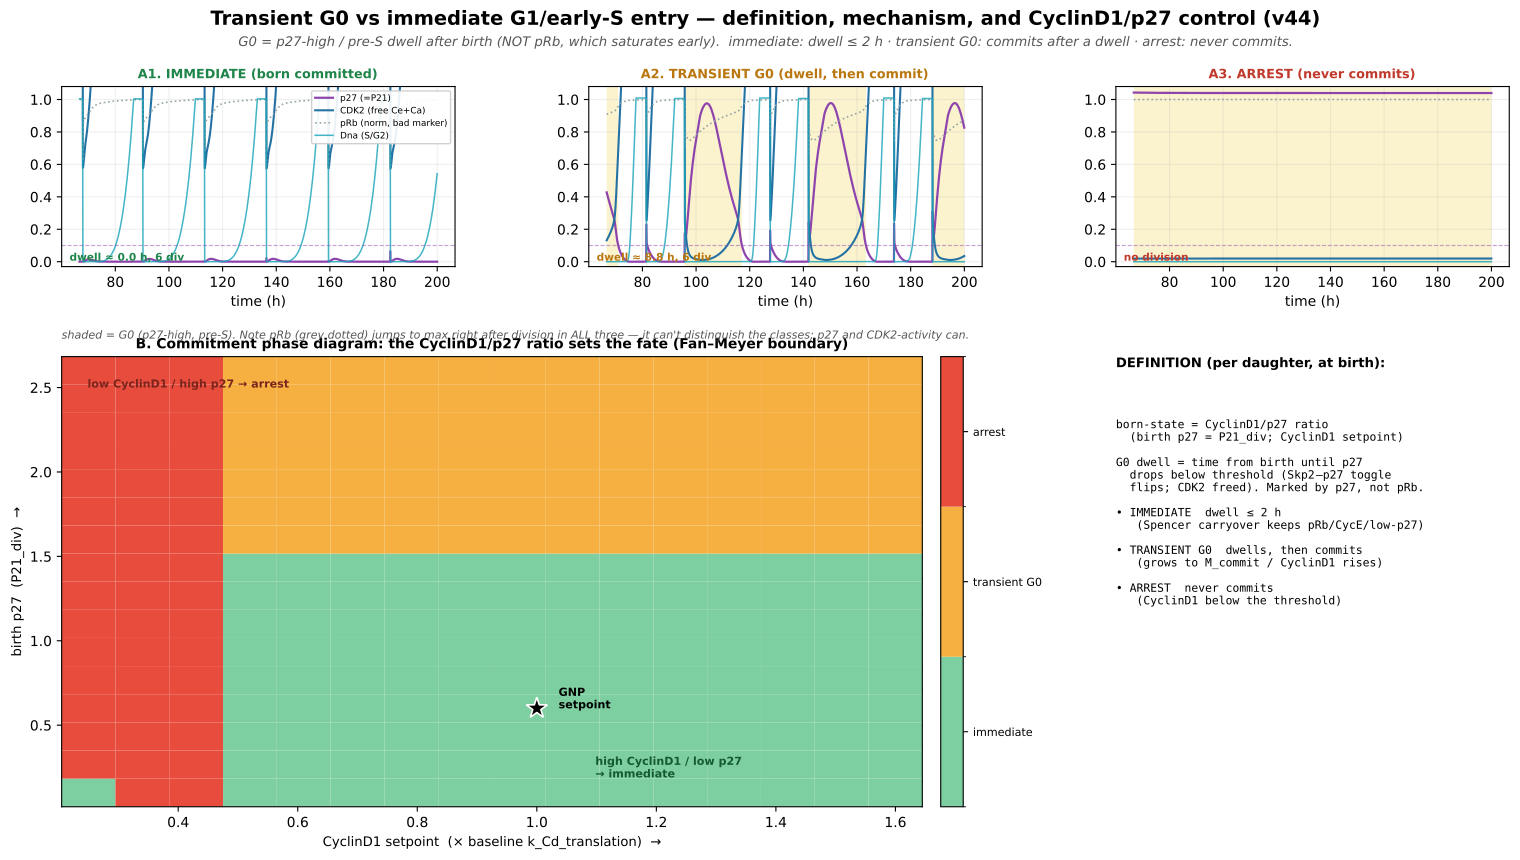

Here is the Python script that generated this plot:
"""Figure: DEFINING transient G0 vs immediate G1/early-S entry, and its CyclinD1/p27/CDKi control (v44).

Operational definition (per daughter, at each division E_div):
  * born-state = (CyclinD1 setpoint, birth p27 = P21_div) -> the CyclinD1/p27 ratio (Fan-Meyer).
  * G0 dwell  = time from birth until COMMITMENT = first time p27 (P21) drops below P27_THR (the
    Skp2-p27 toggle flips: E2f/Skp2 up, CDK2 freed). Marked by p27, NOT pRb (pRb saturates ~20min
    post-division, long before functional commitment).
  * IMMEDIATE G1/early-S : dwell <= TAU_MIN (born committed / CDK2-inc; Spencer carryover keeps pRb/CycE/low-p27).
  * TRANSIENT G0         : TAU_MIN < dwell < inf  (dwells in the p27-high/low-CDK2 basin, then commits).
  * SUSTAINED G0 / ARREST: never commits (no S-entry / <2 divisions) -- CyclinD1 below the commitment threshold.

Panels: (A) three single-cell exemplars showing p27, CDK2-activity proxy (free Ce+Ca), pRb (bad marker),
Dna; G0 window shaded. (B) CyclinD1 x birth-p27 phase diagram of outcome (the Fan-Meyer decision boundary).
Run: ./venv/bin/python simulations/fig_v44_transient_g0_definition.py [--workers N]
"""
import os, sys, multiprocessing as mp
import numpy as np
import matplotlib
matplotlib.use("Agg")
import matplotlib.pyplot as plt
from matplotlib.gridspec import GridSpec
from matplotlib.colors import ListedColormap, BoundaryNorm
sys.path.insert(0, os.path.dirname(os.path.dirname(os.path.abspath(__file__))))
from src.build_model_v44_heldt import build_model_v44

KTL0 = 0.801                      # baseline k_Cd_translation (CyclinD1 setpoint)
P27_THR = 0.1                     # p27 (P21) commitment threshold (same as validate classify)
TAU_MIN = 2.0                     # h: dwell below this = "immediate" (no dwell beyond minimal G1)
T_END, N_PTS, SETTLE = 12000, 24000, 4000
SEL = ['time', 'P21', 'Ce', 'Ca', 'CeP21', 'CaP21', 'pRb', 'Dna', 'aRc', 'MPF', 'mass', 'Cd']

GNP = dict(SHH=0.5, Ptch1_copy_number=1.0, MYCN_amplification=1.0, p16=0.0, p18=0.464, kSyP21=0.002)
MB = dict(SHH=0.5, Ptch1_copy_number=0.09, MYCN_amplification=6.0, p16=0.306, p18=1.553, kSyP21=0.002)

_RR = None
def _init(_):
    global _RR
    import tellurium as te
    _RR = te.loada(build_model_v44())     # default = chain; cell-cycle machinery unaffected
    _RR.integrator.setValue('absolute_tolerance', 1e-9)
    _RR.integrator.setValue('relative_tolerance', 1e-6)
    try:
        _RR.integrator.setValue('maximum_num_steps', 2000000)
        _RR.integrator.setValue('maximum_time_step', 20.0)
    except Exception:
        pass

def run_cell(cond, traj=False):
    _RR.reset()
    for k, v in cond.items():
        _RR[k] = v
    for maxstep in (20.0, 5.0, 2.0):
        try:
            _RR.integrator.setValue('maximum_time_step', maxstep)
            d = _RR.simulate(0, T_END, N_PTS, selections=SEL); break
        except Exception:
            d = None
    if d is None:
        return None
    t = d['time']; dt = t[1] - t[0]
    Dna = d['Dna']; P21 = d['P21']; aRc = d['aRc']
    # division events = Dna reset 1->0 (E_div)
    div_idx = np.where((Dna[:-1] > 0.5) & (Dna[1:] < 0.1))[0] + 1
    div_idx = div_idx[t[div_idx] >= SETTLE]
    # per-daughter G0 dwell: from birth to first commitment (p27 < thr) before next division
    dwells = []
    for i, b in enumerate(div_idx[:-1]):
        nxt = div_idx[i + 1]
        seg = slice(b, nxt)
        p = P21[seg]
        below = np.where(p < P27_THR)[0]
        dwell_h = (below[0] * dt) / 60.0 if len(below) else (nxt - b) * dt / 60.0
        dwells.append(dwell_h)
    ndiv = len(div_idx)
    if ndiv < 2:
        cls, dwell = 'arrest', np.nan
    else:
        dwell = float(np.mean(dwells)) if dwells else np.nan
        cls = 'immediate' if dwell <= TAU_MIN else 'transient_G0'
    out = dict(cls=cls, dwell=dwell, ndiv=int(ndiv))
    if traj:
        m = t >= SETTLE
        step = max(1, int(np.sum(m)) // 2400)
        idx = np.where(m)[0][::step]
        out['t'] = (t[idx] / 60.0).tolist()
        for s in ['P21', 'pRb', 'Dna', 'aRc']:
            out[s] = d[s][idx].tolist()
        out['CDK2'] = (d['Ce'][idx] + d['Ca'][idx]).tolist()   # free (active) CDK2 proxy
        out['div_t'] = (t[div_idx] / 60.0).tolist()
    return out

def work(task):
    kind, key, cond = task
    return (kind, key, run_cell(cond, traj=(kind == 'exemplar')))


def build_tasks():
    tasks = []
    # A: exemplars -- pick conditions that give the 3 classes
    # transient G0 is a near-threshold / high-birth-p27 phenomenon: a deterministic cell at the
    # setpoint commits fast (carryover keeps p27 low), so we force each class via birth p27 / mitogen.
    EX = {
        'immediate':    {**GNP, 'EZH2i': 1.0, 'P21_div': 0.2},           # low birth p27 + de-repressed CyclinD1
        'transient_G0': {**GNP, 'P21_div': 1.6},                         # high birth p27 -> dwells, then commits
        'arrest':       {**GNP, 'SHH': 0.0, 'P21_div': 1.6},             # no mitogen -> CyclinD1 collapses -> never commits
    }
    for k, c in EX.items():
        tasks.append(('exemplar', k, c))
    # B: CyclinD1 x birth-p27 phase diagram (GNP background)
    CDF = np.linspace(0.25, 1.6, 16)      # x k_Cd_translation baseline
    P21D = np.linspace(0.1, 2.6, 16)      # birth p27
    for ix, cf in enumerate(CDF):
        for iy, p in enumerate(P21D):
            tasks.append(('phase', (ix, iy), {**GNP, 'k_Cd_translation': KTL0 * cf, 'P21_div': float(p)}))
    return tasks, CDF, P21D


def main():
    workers = 8
    for a in sys.argv:
        if a.startswith('--workers='):
            workers = int(a.split('=')[1])
    tasks, CDF, P21D = build_tasks()
    print(f'running {len(tasks)} single-cell sims on {workers} workers ...', flush=True)
    with mp.get_context('spawn').Pool(workers, initializer=_init, initargs=(None,)) as pool:
        res = pool.map(work, tasks, chunksize=4)
    R = {}
    for kind, key, o in res:
        R.setdefault(kind, {})[key] = o
    plot(R, CDF, P21D)


def plot(R, CDF, P21D):
    fig = plt.figure(figsize=(16, 9))
    gs = GridSpec(3, 3, figure=fig, hspace=0.5, wspace=0.34, left=0.06, right=0.965, top=0.88, bottom=0.08)
    fig.suptitle("Transient G0 vs immediate G1/early-S entry — definition, mechanism, and CyclinD1/p27 control (v44)",
                 fontsize=14, fontweight="bold", y=0.965)
    fig.text(0.5, 0.925, "G0 = p27-high / pre-S dwell after birth (NOT pRb, which saturates early).  "
             "immediate: dwell ≤ 2 h · transient G0: commits after a dwell · arrest: never commits.",
             ha="center", fontsize=9.5, color="#555", style="italic")

    order = [('immediate', '#1e8449', 'A1. IMMEDIATE (born committed)'),
             ('transient_G0', '#b9770e', 'A2. TRANSIENT G0 (dwell, then commit)'),
             ('arrest', '#c0392b', 'A3. ARREST (never commits)')]
    for col, (key, c, title) in enumerate(order):
        ax = fig.add_subplot(gs[0, col])
        o = R['exemplar'].get(key)
        if not o or 't' not in o:
            ax.set_title(title + ' (n/a)', fontsize=9); continue
        t = np.array(o['t'])
        ax.plot(t, o['P21'], color='#8e44ad', lw=1.6, label='p27 (=P21)')
        ax.plot(t, o['CDK2'], color='#2471a3', lw=1.5, label='CDK2 (free Ce+Ca)')
        ax.plot(t, np.array(o['pRb']) / max(np.max(o['pRb']), 1e-6), color='#95a5a6', lw=1.2, ls=':', label='pRb (norm, bad marker)')
        ax.plot(t, o['Dna'], color='#17a2b8', lw=1.1, alpha=0.8, label='Dna (S/G2)')
        ax.axhline(P27_THR, color='#8e44ad', lw=0.8, ls='--', alpha=0.5)
        # shade p27-high pre-S (G0) windows
        p = np.array(o['P21']); dna = np.array(o['Dna']); arc = np.array(o['aRc'])
        g0 = (p > P27_THR) & (dna < 0.05) & (arc < 0.05)
        ax.fill_between(t, 0, 1.05, where=g0, color='#f9e79f', alpha=0.5, lw=0, transform=ax.get_xaxis_transform())
        ax.set_ylim(-0.03, 1.08); ax.set_xlabel('time (h)'); ax.set_title(title, fontsize=9.2, fontweight='bold', color=c)
        dw = 'no division' if o['cls'] == 'arrest' else f"dwell ≈ {o['dwell']:.1f} h, {o['ndiv']} div"
        ax.text(0.02, 0.02, dw, transform=ax.transAxes, fontsize=7.6, va='bottom', color=c, fontweight='bold')
        if col == 0:
            ax.legend(fontsize=6.4, loc='upper right', framealpha=0.9)
        ax.grid(alpha=0.2)
    fig.text(0.06, 0.60, "shaded = G0 (p27-high, pre-S). Note pRb (grey dotted) jumps to max right after "
             "division in ALL three — it can't distinguish the classes; p27 and CDK2-activity can.",
             fontsize=8, color="#555", style="italic")

    # B: phase diagram
    axB = fig.add_subplot(gs[1:, 0:2])
    Z = np.full((len(P21D), len(CDF)), np.nan)
    code = {'immediate': 0, 'transient_G0': 1, 'arrest': 2}
    for (ix, iy), o in R['phase'].items():
        if o:
            Z[iy, ix] = code[o['cls']]
    cmap = ListedColormap(['#7dcea0', '#f5b041', '#e74c3c'])
    im = axB.pcolormesh(CDF, P21D, Z, cmap=cmap, norm=BoundaryNorm([-.5, .5, 1.5, 2.5], cmap.N), shading='auto')
    axB.plot(1.0, 0.6, '*', color='k', ms=16, mec='w', mew=1.2); axB.text(1.03, 0.6, ' GNP\n setpoint', fontsize=8, fontweight='bold')
    axB.set_xlabel("CyclinD1 setpoint  (× baseline k_Cd_translation)  →", fontsize=9.5)
    axB.set_ylabel("birth p27  (P21_div)  →", fontsize=9.5)
    axB.set_title("B. Commitment phase diagram: the CyclinD1/p27 ratio sets the fate (Fan–Meyer boundary)", fontsize=10, fontweight='bold')
    cb = fig.colorbar(im, ax=axB, fraction=0.045, pad=0.02, ticks=[0, 1, 2])
    cb.ax.set_yticklabels(['immediate', 'transient G0', 'arrest'], fontsize=8)
    axB.text(0.03, 0.95, "low CyclinD1 / high p27 → arrest", transform=axB.transAxes, fontsize=8, color='#7b241c', va='top', fontweight='bold')
    axB.text(0.62, 0.06, "high CyclinD1 / low p27\n→ immediate", transform=axB.transAxes, fontsize=8, color='#145a32', va='bottom', ha='left', fontweight='bold')

    # legend/definition panel (bottom-right)
    axL = fig.add_subplot(gs[1:, 2]); axL.axis('off')
    axL.text(0, 1.0, "DEFINITION (per daughter, at birth):", fontsize=9.5, fontweight='bold', va='top')
    axL.text(0, 0.86, "born-state = CyclinD1/p27 ratio\n  (birth p27 = P21_div; CyclinD1 setpoint)\n\n"
             "G0 dwell = time from birth until p27\n  drops below threshold (Skp2–p27 toggle\n  flips; CDK2 freed). Marked by p27, not pRb.\n\n"
             "• IMMEDIATE  dwell ≤ 2 h\n   (Spencer carryover keeps pRb/CycE/low-p27)\n\n"
             "• TRANSIENT G0  dwells, then commits\n   (grows to M_commit / CyclinD1 rises)\n\n"
             "• ARREST  never commits\n   (CyclinD1 below the threshold)",
             fontsize=8.2, va='top', family='monospace')

    out = os.path.join(os.path.dirname(__file__), "fig_v44_transient_g0_definition")
    fig.savefig(out + ".png", dpi=150, bbox_inches="tight")
    fig.savefig(out + ".pdf", bbox_inches="tight")
    print("wrote", out + ".png /.pdf")
    for k in ['immediate', 'transient_G0', 'arrest']:
        o = R['exemplar'].get(k)
        if o:
            print(f"  exemplar {k}: class={o['cls']} dwell={o['dwell']} ndiv={o['ndiv']}")


if __name__ == '__main__':
    main()
